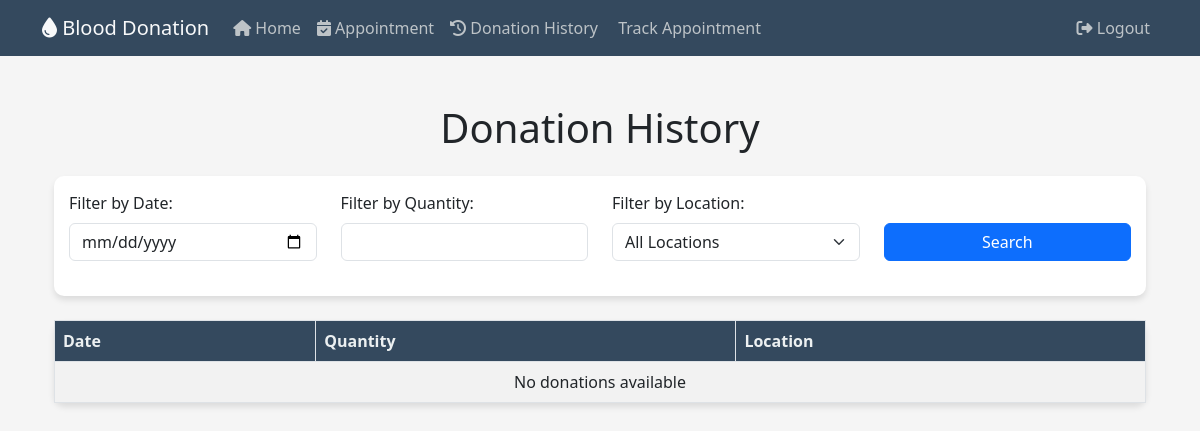
Page /donationhistory (signed in) on the earlier database version.
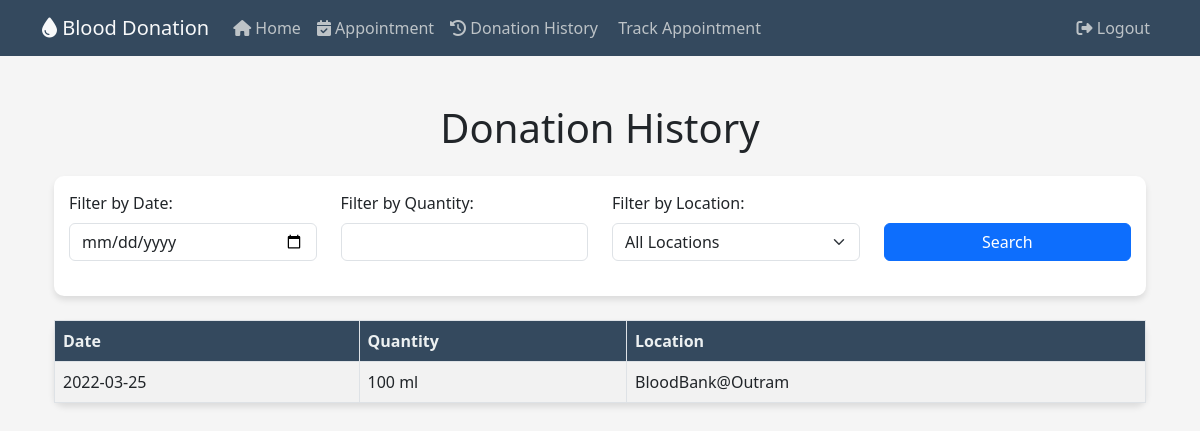
Same page on the later database version.
### website/models.py (models this page shows)
class Donations(db.Model):
    DonationID = db.Column(db.Integer, primary_key=True, autoincrement=True)
    DonorID = db.Column(db.Integer, db.ForeignKey('donors.DonorID'))
    DonationDate = db.Column(db.Date, nullable=False)
    Quantity = db.Column(db.Integer, nullable=False)
    Location = db.Column(db.String(50), nullable=False)

### website/views.py (the view)
@views.route('/donationhistory')
def donationhistory():
    logged_in_user_email = session['email']
    user = Users.get_by_email(logged_in_user_email)
    donor_id = user.donor.DonorID
    stmt = select(Donations.DonationDate, Donations.Quantity, Donations.Location).where(Donations.DonorID == donor_id)
    result = db.session.execute(stmt)
    donations = result.fetchall()
    return render_template('donationhistory.html', donations=donations)

### website/models.py (called while the page is built)
    def get_by_email(email):
        return Users.query.filter_by(Email=email).first()

### website/templates/donationhistory.html (shortened to what this page needs)
{% extends "base.html" %}
{% block text %}
<div class="container my-5">
    <h1 class="mb-4">Donation History</h1>
    <div class="form-custom mb-4">
        <div class="row">
            <div class="col-md-3 filter-input">
                <label for="filter-date" class="form-label">Filter by Date:</label>
                <input type="date" class="form-control" id="filter-date">
            </div>
            <div class="col-md-3 filter-input">
                <label for="filter-quantity" class="form-label">Filter by Quantity:</label>
                <input type="number" class="form-control" id="filter-quantity">
            </div>
            <div class="col-md-3 filter-input">
                <label for="filter-location" class="form-label">Filter by Location:</label>
                <select class="form-select" id="filter-location">
                    <option value="">All Locations</option>
                </select>
            </div>
            <div class="col-md-3 filter-input d-flex align-items-end">
                <button class="btn btn-primary" id="search-btn">Search</button>
            </div>
        </div>
    </div>
    <table class="table table-striped table-bordered table-custom">
        <thead>
            <tr>
                <th>Date</th>
                <th>Quantity</th>
                <th>Location</th>
            </tr>
        </thead>
        <tbody>
            {% for donation in donations %}
                <tr>
                    <td>{{ donation[0] }}</td>
                    <td>{{ donation[1] }} ml</td>
                    <td>{{ donation[2] }}</td>
                </tr>
            {% else %}
                <tr>
                    <td colspan="3" class="text-center">No donations available</td>
                </tr>
            {% endfor %}
        </tbody>
    </table>
</div>
{% endblock %}

### website/templates/base.html (shortened to what this page needs)
<!DOCTYPE html>
<html>
<head>
    <link rel="stylesheet" type="text/css" href="{{ url_for('static', filename='styles.css') }}">
	<link rel="stylesheet" href="https://cdnjs.cloudflare.com/ajax/libs/font-awesome/6.3.0/css/all.min.css" />
	<link href="https://cdn.jsdelivr.net/npm/bootstrap@5.3.0-alpha1/dist/css/bootstrap.min.css" rel="stylesheet">
	<link rel="stylesheet" href="https://cdnjs.cloudflare.com/ajax/libs/bootstrap-datepicker/1.9.0/css/bootstrap-datepicker.css" />
</head>
<body>
	<nav class="navbar navbar-expand-lg navbar-custom">
		<div class="container">
			<a class="navbar-brand text-light" href="#"><i class="fas fa-tint"></i> Blood Donation</a>
			<div class="collapse navbar-collapse" id="navbarNav">
				<ul class="navbar-nav me-auto">
					<li class="nav-item">
						<a class="nav-link nav-link-custom" href="/main"><i class="fas fa-home"></i> Home</a>
					</li>
					<li class="nav-item">
						<a class="nav-link nav-link-custom" href="/appointment"><i class="fas fa-calendar-check"></i> Appointment</a>
					</li>
					<li class="nav-item">
						<a class="nav-link nav-link-custom" href="/donationhistory"><i class="fas fa-history"></i> Donation History</a>
					</li>
					<li class="nav-item">
						<a class="nav-link nav-link-custom" href="/trackappointment"> Track Appointment</a>
					</li>
				</ul>
				<ul class="navbar-nav">
					<li class="nav-item">
						<a class="nav-link nav-link-custom" href="/logout"><i class="fas fa-sign-out-alt"></i> Logout</a>
					</li>
				</ul>
			</div>
		</div>
	</nav>
	<div class="container mt-4 mb-4">
		{% block text %}
		{% endblock %}
	</div>
</body>
</html>

### website/static/styles.css (style rules this page uses)
body { font-family: 'Poppins', sans-serif; background-color: #f5f5f5 !important; }
h1 { font-size: 36px; margin: 20px 0; text-align: center; color: #4a4a4a; }
.btn-primary { background-color: #007bff; border-color: #007bff; transition: background-color 0.3s, border-color 0.3s; }
.navbar-custom { background-color: #34495e; }
.nav-link-custom { color: #bdc3c7 !important; }

### website/templates/donationhistory.html (style rules this page uses)
.table-custom { background-color: #fff; border-radius: 10px; box-shadow: 0 4px 6px rgba(0, 0, 0, 0.1); }
.table-custom thead th { background-color: #34495e; color: #ecf0f1; }
.form-custom { padding: 15px; background-color: #fff; border-radius: 10px; box-shadow: 0 4px 6px rgba(0, 0, 0, 0.1); }
.filter-input { margin-bottom: 20px; }
#search-btn { width: 100%; margin-top: 30px; }

Differences in the rows shown:
added Donations: DonationDate "2022-03-25", Quantity "100", Location "BloodBank@Outram"
Other differences:
text no longer shown: "No donations available"
